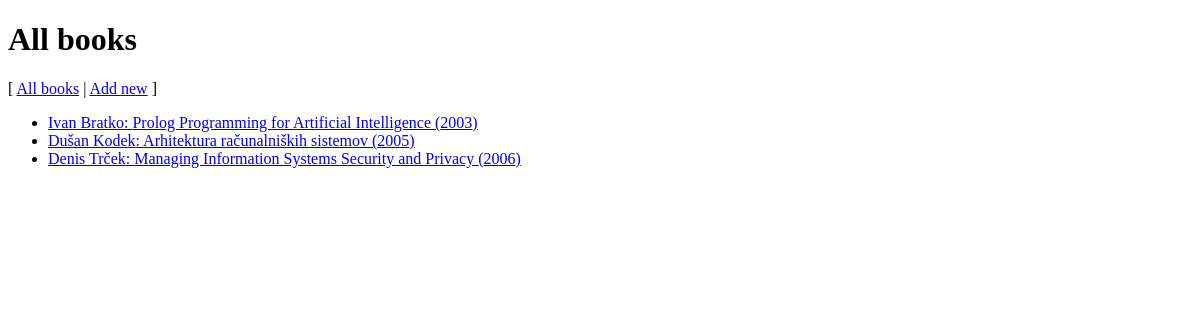
/books, run on the app's committed database.
### tables this page shows
CREATE TABLE `book` (
  `id` int(11) NOT NULL AUTO_INCREMENT,
  `author` varchar(255) NOT NULL,
  `title` varchar(255) NOT NULL,
  `description` text NOT NULL,
  `price` float NOT NULL,
  `year` int NOT NULL,
  PRIMARY KEY (`id`)
);

### model/DB.php (called while the page is built, shortened)
<?php
class DBInit {
    private static $host = "localhost";
    private static $user = "root";
    private static $password = "ep";
    private static $schema = "bookstore";
    private static $instance = null;
    public static function getInstance() {
        if (!self::$instance) {
            $config = "mysql:host=" . self::$host
                    . ";dbname=" . self::$schema;
            $options = array(
                PDO::ATTR_ERRMODE => PDO::ERRMODE_EXCEPTION,
                PDO::ATTR_DEFAULT_FETCH_MODE => PDO::FETCH_ASSOC,
                PDO::ATTR_PERSISTENT => true,
                PDO::MYSQL_ATTR_INIT_COMMAND => 'SET NAMES utf8'
            );
            self::$instance = new PDO($config, self::$user, self::$password, $options);
        }
        return self::$instance;
    }
}

### model/AbstractDB.php (called while the page is built, shortened)
<?php
require_once 'model/DB.php';
abstract class AbstractDB {
    protected static $dbh = null;
    public static function getConnection() {
        if (is_null(self::$dbh)) {
            self::$dbh = DBInit::getInstance();
        }
        return self::$dbh;
    }
    public static function query($sql, array $params = []) {
        $stmt = self::getConnection()->prepare($sql);
        $params_filtered = self::filterParams($sql, $params);
        $stmt->execute($params_filtered);
        return $stmt->fetchAll();
    }
    protected static function filterParams($sql, array $params) {
        $sql_split = preg_split("/[\(\) ,]/", $sql);
        $sql_params = array_values(preg_grep('/^:/', $sql_split));
        $result = array();
        return $result;
    }
    protected static function alterKeys(array $params) {
        $result = array();
        return $result;
    }
}

### model/BookDB.php (called while the page is built, shortened)
<?php
require_once 'model/AbstractDB.php';
class BookDB extends AbstractDB {
    public static function getAll() {
        return parent::query("SELECT id, author, title, price, year, description"
                        . " FROM book"
                        . " ORDER BY id ASC");
    }
}

### ViewHelper.php (called while the page is built, shortened)
<?php
class ViewHelper {
    public static function render($file, $variables = array()) {
        extract($variables);
        include($file);
        return ob_get_clean();
    }
}

### view/book-list.php (the view, shortened to what this page needs)
<!DOCTYPE html>
<link rel="stylesheet" type="text/css" href="<?= CSS_URL . "style.css" ?>">
<h1>All books</h1>
<p>[
<a href="<?= BASE_URL . "books" ?>">All books</a> |
<a href="<?= BASE_URL . "books/add" ?>">Add new</a>
]</p>
<ul>
    <?php foreach ($books as $book): ?>
        <li><a href="<?= BASE_URL . "books/" . $book["id"] ?>"><?= $book["author"] ?>:
        	<?= $book["title"] ?> (<?= $book["year"] ?>)</a></li>
    <?php endforeach; ?>
</ul>

### index.php (shortened to what this page needs)
<?php
require_once("controller/BooksController.php");
require_once("controller/BooksRESTController.php");
$path = isset($_SERVER["PATH_INFO"]) ? trim($_SERVER["PATH_INFO"], "/") : "";
$urls = [
    "/^books\/?(\d+)?$/" => function ($method, $id = null) {
        if ($id == null) {
            BooksController::index();
        } else {
            BooksController::get($id);
        }
    },
    "/^books\/add$/" => function ($method) {
        if ($method == "POST") {
            BooksController::add();
        } else {
            BooksController::addForm();
        }
    },
    "/^books\/edit\/(\d+)$/" => function ($method, $id) {
        if ($method == "POST") {
            BooksController::edit($id);
        } else {
            BooksController::editForm($id);
        }
    },
    "/^books\/delete\/(\d+)$/" => function ($method, $id) {
        if ($method == "POST") {
            BooksController::delete($id);
        }
    },
    "/^books\/(\d+)\/(foo|bar|baz)\/(\d+)$/" => function ($method, $id, $val, $num) {
        echo "$id, $val, $num";
    },
    "/^$/" => function () {
        ViewHelper::redirect(BASE_URL . "books");
    },
    "/^api\/books\/(\d+)$/" => function ($method, $id) {
        switch ($method) {
            case "PUT":
                BooksRESTController::edit($id);
                break;
            case "DELETE":
                BooksRESTController::delete($id);
            default:
                BooksRESTController::get($id);
                break;
        }
    },
    "/^api\/books$/" => function ($method, $id = null) {
        switch ($method) {
            case "POST":
                BooksRESTController::add();
                break;
            default:
                BooksRESTController::index();
                break;
        }
    },
];
foreach ($urls as $pattern => $controller) {
    if (preg_match($pattern, $path, $params)) {
        try {
            $params[0] = $_SERVER["REQUEST_METHOD"];
            $controller(...$params);
        } catch (InvalidArgumentException $e) {
            ViewHelper::error404();
        } catch (Exception $e) {
            ViewHelper::displayError($e, true);
        }
        exit();
    }
}

### controller/BooksController.php (shortened to what this page needs)
<?php
require_once("model/BookDB.php");
require_once("ViewHelper.php");
class BooksController {
    public static function index() {
        echo ViewHelper::render("view/book-list.php", [
            "books" => BookDB::getAll()
        ]);
    }
}

### data on the page
book: author "Ivan Bratko", title "Prolog Programming for Artificial Intelligence", year "2003"
book: author "Dušan Kodek", title "Arhitektura računalniških sistemov", year "2005"
book: author "Denis Trček", title "Managing Information Systems Security and Privacy", year "2006"
